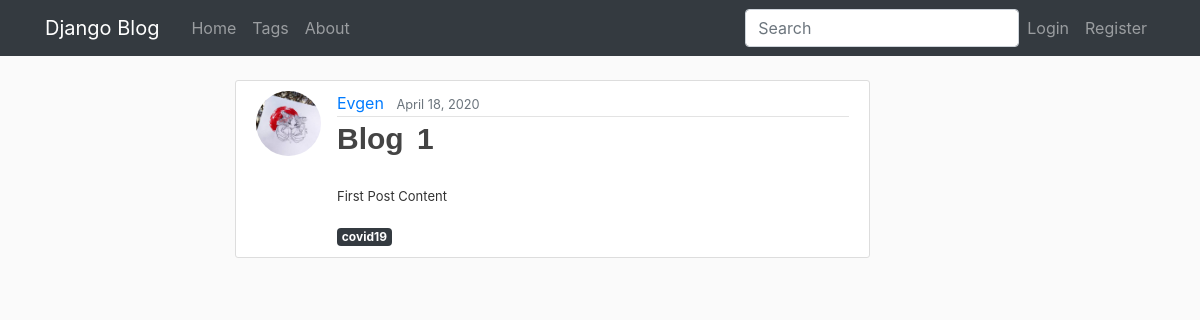
The app's page /post/1/ with its own data.
### blog/models.py (models this page shows, shortened)
class Post(models.Model):
    title = models.CharField(max_length=150, db_index=True)
    slug = models.SlugField(max_length=150, unique=True)
    content = models.TextField(blank=True, db_index=True)
    date_posted = models.DateTimeField(default=timezone.now)
    author = models.ForeignKey(User, on_delete=models.CASCADE)
    tags = models.ManyToManyField('Tag', blank=True, related_name='posts')

class Tag(models.Model):
    title = models.CharField(max_length=50)
    slug = models.SlugField(max_length=50, unique=True)

### users/models.py (models this page shows, shortened)
class Profile(models.Model):
    user = models.OneToOneField(User, on_delete=models.CASCADE)
    image = models.ImageField(default='default.jpg', upload_to='profile_pics')

### blog/views.py (the view)
# urls.py: path('post/<int:pk>/', PostDetailView.as_view(), name='post-detail'),
class PostDetailView(DetailView):
    model = Post

### blog/templates/blog/post_detail.html (shortened to what this page needs)
{% extends "blog/base.html" %}
{% block content %}
    <article class="media content-section">
        <img class="rounded-circle article-img" src="{{ object.author.profile.image.url }}">
        <div class="media-body">
            <div class="article-metadata">
                <a class="mr-2" href="{% url 'user-posts' object.author.username %}">{{ object.author }}</a>
                <small class="text-muted">{{ object.date_posted|date:"F d, Y" }}</small>
            </div>
            <h2 class="article-title">{{ object.title }}</h2>
            <p class="article-content">{{ object.content }}</p>
            <div>
                {% for tag in post.tags.all %}
                    <a class="badge badge-dark" href="{% url 'tags-detail_url' tag.slug %}">
                        {{ tag.title }}
                    </a>
                {% endfor %}
            </div>
        </div>
    </article>
{% endblock content %}

### blog/static/blog/main.css (style rules this page uses)
body { background: #fafafa; color: #333333; margin-top: 5rem; }
h1, h2, h3, h4, h5, h6 { color: #444444; }
.content-section { background: #ffffff; padding: 10px 20px; border: 1px solid #dddddd; border-radius: 3px; margin-bottom: 20px; }
.article-title { color: #444444; }
.article-content { white-space: pre-line; }
.article-img { height: 65px; width: 65px; margin-right: 16px; }
.article-metadata { padding-bottom: 1px; margin-bottom: 4px; border-bottom: 1px solid #e3e3e3 }
h2 { color: #4C4C4C; word-spacing: 5px; font-size: 30px; font-weight: 700; margin-bottom:30px; font-family: 'Raleway', sans-serif; }
p { font-size:13px; }

### records on screen
Post: author.profile.image (picture), author "Evgen", date_posted "April 18, 2020", title "Blog 1", content "First Post Content"
Tag: title "covid19"
